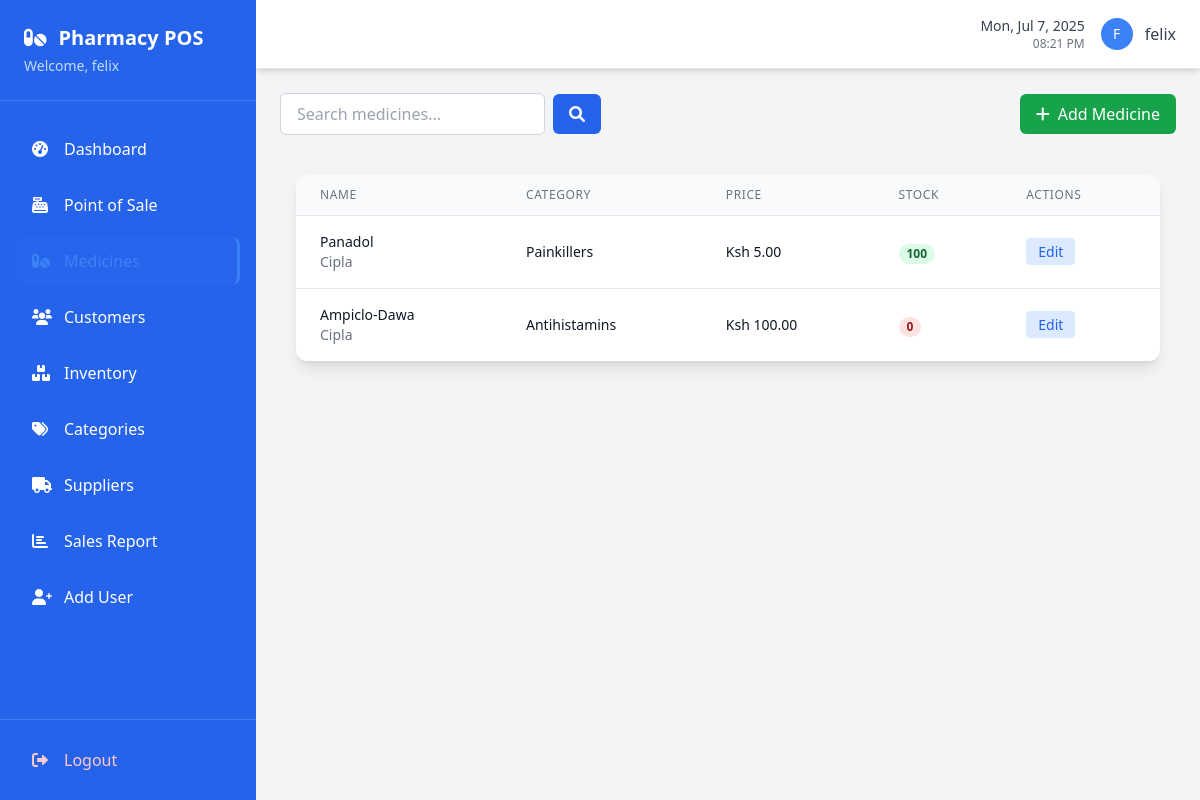
/medicines/ (signed in), run on an earlier commit of the app's database.
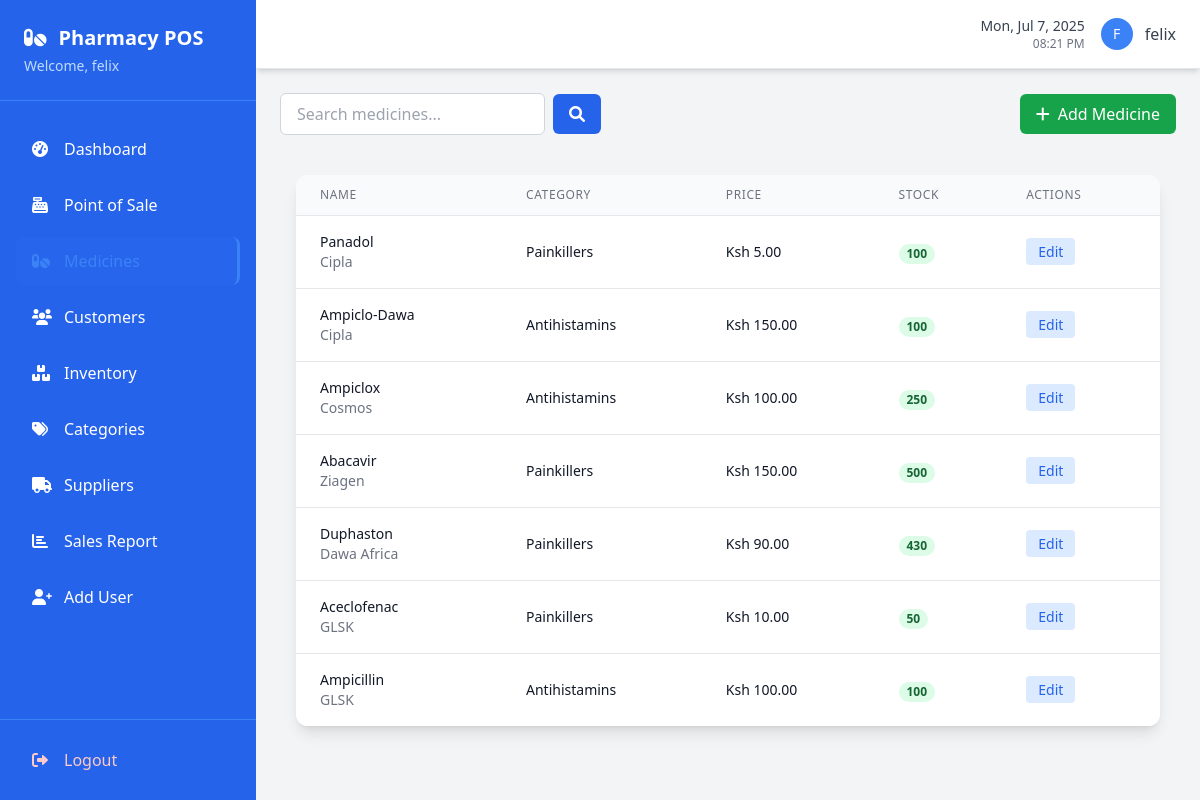
And on a later commit of the database.
### pos/models.py (models this page shows, shortened)
class Medicine(models.Model):
    name = models.CharField(max_length=100)
    category = models.ForeignKey(Category, on_delete=models.CASCADE)
    price = models.DecimalField(max_digits=10, decimal_places=2, validators=[MinValueValidator(Decimal('0.01'))])
    description = models.TextField(blank=True)
    manufacturer = models.CharField(max_length=100, blank=True)
    is_active = models.BooleanField(default=True)
    created_at = models.DateTimeField(auto_now_add=True)
    updated_at = models.DateTimeField(auto_now=True)
    @property
    def total_quantity(self):
        return sum(inv.quantity for inv in self.inventory_set.all())

class Category(models.Model):
    name = models.CharField(max_length=50)
    description = models.TextField(blank=True)
    is_active = models.BooleanField(default=True)
    created_at = models.DateTimeField(auto_now_add=True)
    updated_at = models.DateTimeField(auto_now=True)
    class Meta:
        verbose_name_plural = "Categories"

class Inventory(models.Model):
    medicine = models.ForeignKey(Medicine, on_delete=models.CASCADE)
    quantity = models.IntegerField(validators=[MinValueValidator(0)])
    expiry_date = models.DateField()
    batch_number = models.CharField(max_length=50, blank=True)
    cost_price = models.DecimalField(max_digits=10, decimal_places=2, validators=[MinValueValidator(Decimal('0.01'))])
    created_at = models.DateTimeField(auto_now_add=True)
    updated_at = models.DateTimeField(auto_now=True)
    class Meta:
        verbose_name_plural = "Inventories"

### pos/views.py (the view)
# urls.py: path('medicines/', views.medicine_list, name='medicine_list'),
@login_required
def medicine_list(request):
    search_query = request.GET.get('search', '')
    medicines = Medicine.objects.filter(is_active=True)
    if search_query:
        medicines = medicines.filter(
            Q(name__icontains=search_query) |
            Q(category__name__icontains=search_query)
        )
    paginator = Paginator(medicines, 10)
    page = request.GET.get('page')
    medicines = paginator.get_page(page)
    return render(request, 'pos/medicine_list.html', {
        'medicines': medicines,
        'search_query': search_query
    })

### templates/pos/medicine_list.html (shortened to what this page needs)
{% extends 'base.html' %}
{% block content %}
<div class="flex justify-between items-center mb-6">
    <div class="flex items-center space-x-4">
        <form method="get" class="flex items-center space-x-2">
            <input type="text" name="search" value="{{ search_query }}"
                   placeholder="Search medicines..."
                   class="px-4 py-2 border border-gray-300 rounded-md focus:outline-none focus:ring-2 focus:ring-blue-500">
            <button type="submit" class="bg-blue-600 text-white px-4 py-2 rounded-md hover:bg-blue-700">
                <i class="fas fa-search"></i>
            </button>
        </form>
    </div>
    <a href="{% url 'medicine_add' %}"
       class="bg-green-600 text-white px-4 py-2 rounded-md hover:bg-green-700 flex items-center">
        <i class="fas fa-plus mr-2"></i>
        Add Medicine
    </a>
</div>
<div class="max-w-5xl mx-auto p-4">
    <div class="bg-white rounded-xl shadow-lg overflow-hidden">
        <table class="min-w-full divide-y divide-gray-200">
            <thead class="bg-gray-50">
                <tr>
                    <th class="px-6 py-3 text-left text-xs font-medium text-gray-500 uppercase tracking-wider">Name</th>
                    <th class="px-6 py-3 text-left text-xs font-medium text-gray-500 uppercase tracking-wider">Category</th>
                    <th class="px-6 py-3 text-left text-xs font-medium text-gray-500 uppercase tracking-wider">Price</th>
                    <th class="px-6 py-3 text-left text-xs font-medium text-gray-500 uppercase tracking-wider">Stock</th>
                    <th class="px-6 py-3 text-left text-xs font-medium text-gray-500 uppercase tracking-wider">Actions</th>
                </tr>
            </thead>
            <tbody class="bg-white divide-y divide-gray-200">
                {% for medicine in medicines %}
                <tr>
                    <td class="px-6 py-4 whitespace-nowrap">
                        <div class="text-sm font-medium text-gray-900">{{ medicine.name }}</div>
                        <div class="text-sm text-gray-500">{{ medicine.manufacturer }}</div>
                    </td>
                    <td class="px-6 py-4 whitespace-nowrap text-sm text-gray-900">{{ medicine.category.name }}</td>
                    <td class="px-6 py-4 whitespace-nowrap text-sm text-gray-900">Ksh {{ medicine.price|floatformat:2 }}</td>
                    <td class="px-6 py-4 whitespace-nowrap">
                        <span class="px-2 inline-flex text-xs leading-5 font-semibold rounded-full
                               {% if medicine.total_quantity < 10 %}bg-red-100 text-red-800{% else %}bg-green-100 text-green-800{% endif %}">
                            {{ medicine.total_quantity }}
                        </span>
                    </td>
                    <td class="px-6 py-4 whitespace-nowrap text-sm font-medium">
                        <a href="{% url 'medicine_edit' medicine.pk %}"
                           class="text-blue-600 hover:text-blue-900 mr-3 bg-blue-100 px-3 py-1 rounded transition-colors">Edit</a>
                    </td>
                </tr>
                {% empty %}
                <tr>
                    <td colspan="5" class="px-6 py-4 text-center text-gray-500">No medicines found.</td>
                </tr>
                {% endfor %}
            </tbody>
        </table>
    </div>
</div>
{% endblock %}

What changed in the data, as far as the page shows it:
changed Medicine "Ampiclo-Dawa": price "100.00" → "150.00"; total_quantity "0" → "100"
added Medicine: name "Ampiclox", manufacturer "Cosmos", category.name "Antihistamins", price "100.00", total_quantity "250"
added Medicine: name "Abacavir", manufacturer "Ziagen", category.name "Painkillers", price "150.00", total_quantity "500"
added Medicine: name "Duphaston", manufacturer "Dawa Africa", category.name "Painkillers", price "90.00", total_quantity "430"
added Medicine: name "Aceclofenac", manufacturer "GLSK", category.name "Painkillers", price "10.00", total_quantity "50"
added Medicine: name "Ampicillin", manufacturer "GLSK", category.name "Antihistamins", price "100.00", total_quantity "100"
